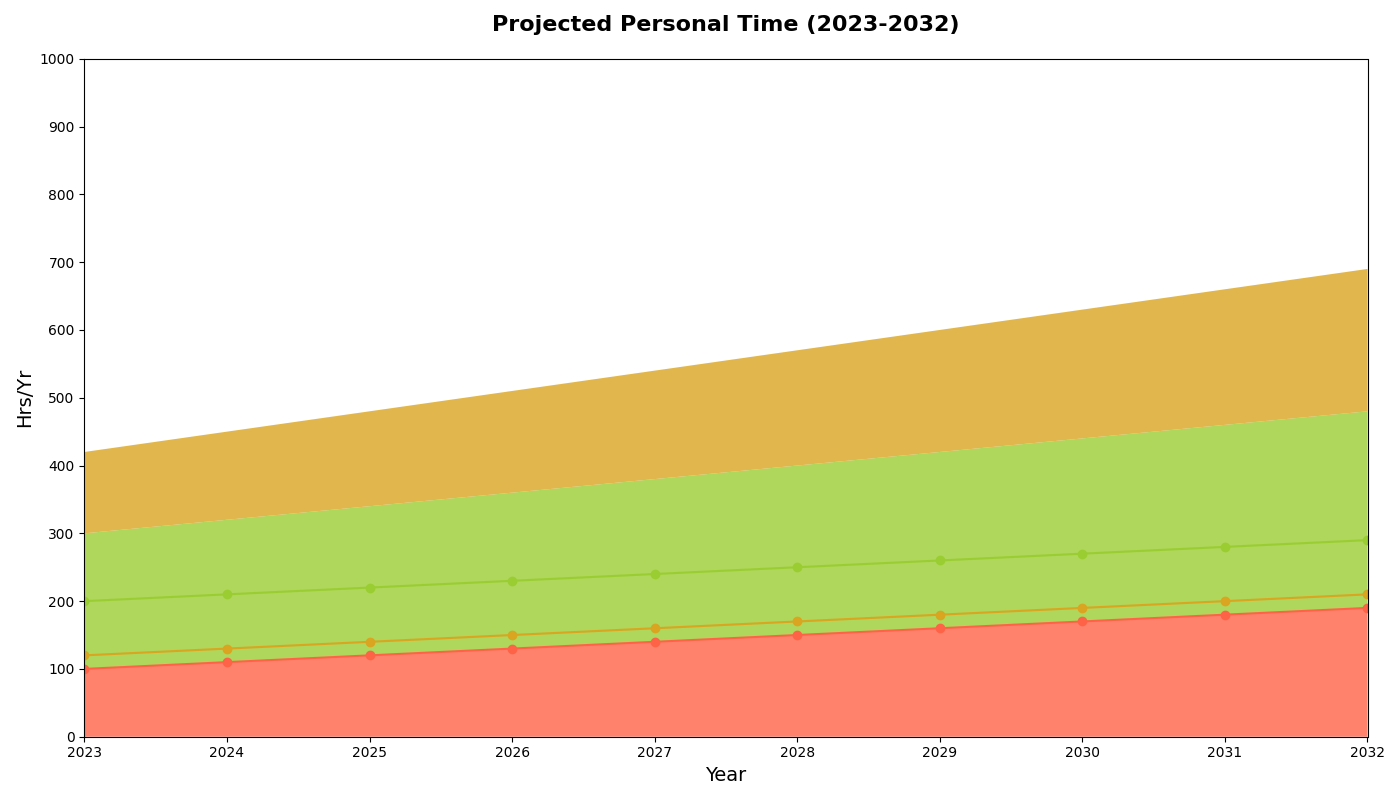

Here is the Python script that generated this plot:
import matplotlib.pyplot as plt
import numpy as np

years = np.arange(2023, 2033)
reading = np.array([100, 110, 120, 130, 140, 150, 160, 170, 180, 190])
learning_skills = np.array([200, 210, 220, 230, 240, 250, 260, 270, 280, 290])
relaxation = np.array([120, 130, 140, 150, 160, 170, 180, 190, 200, 210])

activities = np.array([reading, learning_skills, relaxation])

fig, ax = plt.subplots(figsize=(14, 8))
ax.stackplot(years, activities, colors=['#FF6347', '#9ACD32', '#DAA520'], alpha=0.8)

ax.set_title('Projected Personal Time (2023-2032)', fontsize=16, fontweight='bold', pad=20)
ax.set_xlabel('Year', fontsize=14)
ax.set_ylabel('Hrs/Yr', fontsize=14)

ax.set_xticks(np.arange(2023, 2033, 1))
ax.set_yticks(np.arange(0, 1001, 100))
ax.set_xlim(2023, 2032)
ax.set_ylim(0, 1000)

ax.plot(years, reading, marker='o', linestyle='-', color='#FF6347')
ax.plot(years, learning_skills, marker='o', linestyle='-', color='#9ACD32')
ax.plot(years, relaxation, marker='o', linestyle='-', color='#DAA520')

plt.tight_layout()
plt.show()
